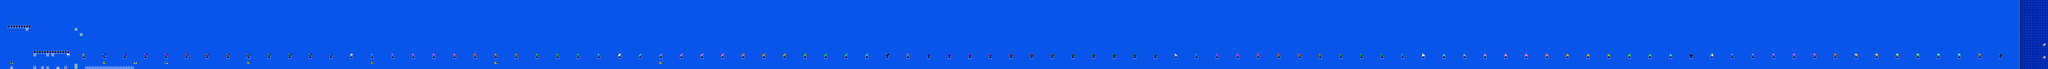

The image is a tile-based game level rendered from a .tmx file. Its description and source (layers, tilesets, objects; grid data summarised) follow:
An orthogonal 795x27 tile map with 16x16 px tiles, 2 tile layers (SP, ...), 2 tilesets.

<map version="1.10" tiledversion="1.10.2" orientation="orthogonal" renderorder="right-down" width="795" height="27" tilewidth="16" tileheight="16" infinite="0" nextlayerid="3" nextobjectid="1">
 <editorsettings>
  <chunksize width="16" height="27" />
  <export target="test.csv" format="csv" />
 </editorsettings>
 <tileset firstgid="1" name="famidash" tilewidth="16" tileheight="16" tilecount="256" columns="16">
  <image source="../../../GRAPHICS/famidash.bmp" width="256" height="256" />
 </tileset>
 <tileset firstgid="257" name="sprites" tilewidth="16" tileheight="16" tilecount="256" columns="16">
  <image source="../../../GRAPHICS/sprites.png" width="256" height="256" />
 </tileset>
 <layer id="1" width="795" height="27">
  <data>[21465 cells, 21465 non-empty, 4 distinct tile ids]</data>
 </layer>
 <layer id="2" name="SP" width="795" height="27">
  <data>[21465 cells, 138 non-empty, 114 distinct tile ids]</data>
 </layer>
</map>
